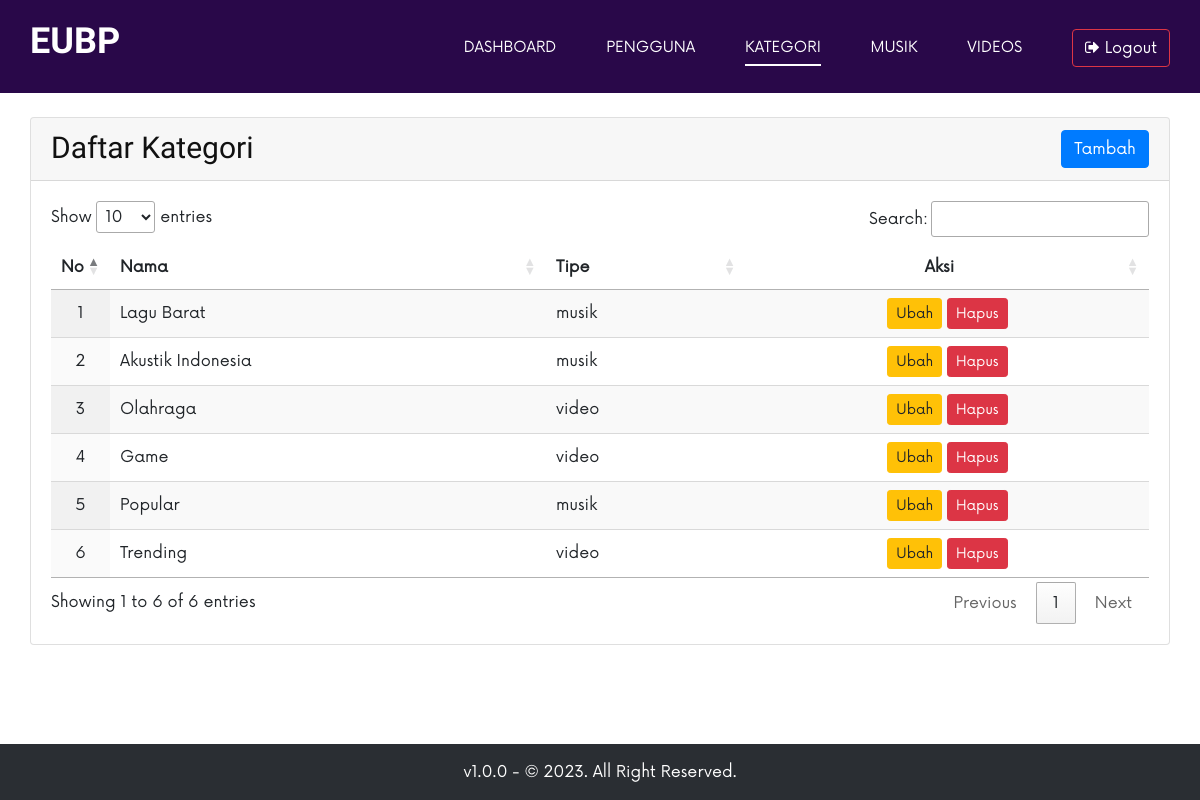
The app's page /app/admin/categories.php (signed in) with its own data.
### tables this page shows
CREATE TABLE `categories` (
  `id` int(11) NOT NULL,
  `name` varchar(30) NOT NULL,
  `type` enum('musik','video') NOT NULL
);

### app/admin/categories.php (called while the page is built, shortened)
<?php
require('../../config/koneksi.php');
$sql = "SELECT * FROM categories ORDER BY id DESC";
$categories = mysqli_query($DB_CONNECTION, $sql);
require('views/categories.view.php');

### app/admin/views/categories.view.php (the view, shortened to what this page needs)
<!DOCTYPE html>
<html lang="en">
  <head>
    <link rel="stylesheet" href="../../css/bootstrap.min.css" type="text/css" />
    <link rel="stylesheet" href="../../css/font-awesome.min.css" type="text/css" />
    <link rel="stylesheet" href="../../css/barfiller.css" type="text/css" />
    <link rel="stylesheet" href="../../css/nowfont.css" type="text/css" />
    <link rel="stylesheet" href="../../css/rockville.css" type="text/css" />
    <link rel="stylesheet" href="../../css/magnific-popup.css" type="text/css" />
    <link rel="stylesheet" href="../../css/owl.carousel.min.css" type="text/css" />
    <link rel="stylesheet" href="../../css/slicknav.min.css" type="text/css" />
    <link rel="stylesheet" href="../../css/style.css" type="text/css" />
    <link rel="stylesheet" href="//cdn.datatables.net/1.13.4/css/jquery.dataTables.min.css">
  </head>
<body>
<?php require('partials/navbar.php'); ?>
<section class="musik mt-4">
    <div class="container">
        <div class="row">
            <div class="col-12">
                <div class="card">
                    <div class="card-header">
                        <div class="row">
                            <div class="col-6">
                                <h3>Daftar Kategori</h3>
                            </div>
                            <div class="col-6">
                                <div class="float-right"><a href="add-categories.php" class="btn btn-primary">Tambah</a></div>
                            </div>
                        </div>
                    </div>
                    <div class="card-body">
                        <table id="example" class="display" style="width:100%">
                            <thead>
                                <tr>
                                    <th width="5">No</th>
                                    <th>Nama</th>
                                    <th>Tipe</th>
                                    <th class="text-center">Aksi</th>
                                </tr>
                            </thead>
                            <tbody>
                            <?php
                                $i = 1;
                                while($data = mysqli_fetch_array($categories)) {
                            ?>
                                <tr>
                                    <td class="text-center"><?php echo $i++; ?></td>
                                    <td><?php echo $data['name']; ?></td>
                                    <td><?php echo $data['type']; ?></td>
                                    <td class="text-center">
                                        <a href="edit-categories.php?id=<?php echo $data['id']; ?>" class="btn btn-warning btn-sm">Ubah</a>
                                        <a href="delete-categories.php?id=<?php echo $data['id']; ?>" class="btn btn-danger btn-sm confirm">Hapus</a>
                                    </td>
                                </tr>
                            <?php
                                }
                            ?>
                            </tbody>
                        </table>
                    </div>
                </div>
            </div>
        </div>
    </div>
</section>
<?php require('partials/footer.php'); ?>
  </body>
</html>

### css/style.css (style rules this page uses)
html, body { height: 100%; font-family: "Now Regular"; -webkit-font-smoothing: antialiased; }
h1, h2, h3, h4, h5, h6 { margin: 0; color: #111111; font-weight: 400; font-family: "Rajdhani", sans-serif; }
h3 { font-size: 30px; }
@media only screen and (min-width: 1200px) { .container { max-width: 1170px; } }

### records on screen
categories: name "Lagu Barat", type "musik"
categories: name "Akustik Indonesia", type "musik"
categories: name "Olahraga", type "video"
categories: name "Game", type "video"
categories: name "Popular", type "musik"
categories: name "Trending", type "video"

### other values on screen
$_SITE_NAME_LOGO "EUBP"
$_SITE_CREDIT "v1.0.0 - © 2023. All Right Reserved."
